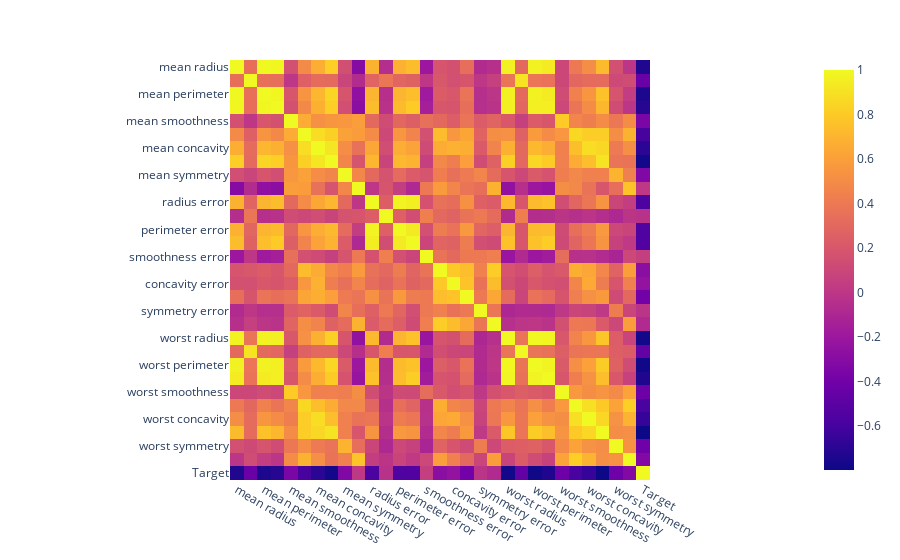

Here is the notebook cell this chart was saved with:
### Markdown cell above
Show a correlation heatmap with row/column labels.

### Code cell
px.imshow(corr,x=corr.columns,y=corr.columns)

#<xml xmlns="https://developers.google.com/blockly/xml"><variables><variable id="+yh,Zg{hON]zy6D~.rH#">px</variable><variable id="Nzf/=Q)W#.;)QR}gY_Ur">corr</variable></variables><block type="varDoMethod" id=";Cb=u8[v?Z=ZqSh!rye-" x="8" y="176"><mutation items="3"></mutation><field name="VAR" id="+yh,Zg{hON]zy6D~.rH#">px</field><field name="MEMBER">imshow</field><data>px:imshow</data><value name="ADD0"><block type="variables_get" id="8R}*biK{_3*YsC5vT-Sw"><field name="VAR" id="Nzf/=Q)W#.;)QR}gY_Ur">corr</field></block></value><value name="ADD1"><block type="dummyOutputCodeBlock" id="P19%UZQYzb=tJWH-[-D."><field name="CODE">x=corr.columns</field></block></value><value name="ADD2"><block type="dummyOutputCodeBlock" id="`nYiz=e7MyuC3[iPuHsz"><field name="CODE">y=corr.columns</field></block></value></block></xml>

### Figure 1 — Plotly figure (JSON) as saved in the notebook; plotly's stock layout.template omitted (floating-point values rounded to 4 significant figures; data arrays with more than 128 entries replaced by an {"elided": "..."} marker saying what was removed)
{"data": [{"coloraxis": "coloraxis", "hovertemplate": "x: %{x}<br>y: %{y}<br>color: %{z}<extra></extra>", "name": "0", "type": "heatmap", "x": ["mean radius", "mean texture", "mean perimeter", "mean area", "mean smoothness", "mean compactness", "mean concavity", "mean concave points", "mean symmetry", "mean fractal dimension", "radius error", "texture error", "perimeter error", "area error", "smoothness error", "compactness error", "concavity error", "concave points error", "symmetry error", "fractal dimension error", "worst radius", "worst texture", "worst perimeter", "worst area", "worst smoothness", "worst compactness", "worst concavity", "worst concave points", "worst symmetry", "worst fractal dimension", "Target"], "xaxis": "x", "y": ["mean radius", "mean texture", "mean perimeter", "mean area", "mean smoothness", "mean compactness", "mean concavity", "mean concave points", "mean symmetry", "mean fractal dimension", "radius error", "texture error", "perimeter error", "area error", "smoothness error", "compactness error", "concavity error", "concave points error", "symmetry error", "fractal dimension error", "worst radius", "worst texture", "worst perimeter", "worst area", "worst smoothness", "worst compactness", "worst concavity", "worst concave points", "worst symmetry", "worst fractal dimension", "Target"], "yaxis": "y", "z": {"elided": "31x31 float values"}}], "layout": {"coloraxis": {"colorscale": [[0, "#0d0887"], [0.1111, "#46039f"], [0.2222, "#7201a8"], [0.3333, "#9c179e"], [0.4444, "#bd3786"], [0.5556, "#d8576b"], [0.6667, "#ed7953"], [0.7778, "#fb9f3a"], [0.8889, "#fdca26"], [1, "#f0f921"]]}, "margin": {"t": 60}, "xaxis": {"anchor": "y", "constrain": "domain", "domain": [0, 1], "scaleanchor": "y"}, "yaxis": {"anchor": "x", "autorange": "reversed", "constrain": "domain", "domain": [0, 1]}}}
